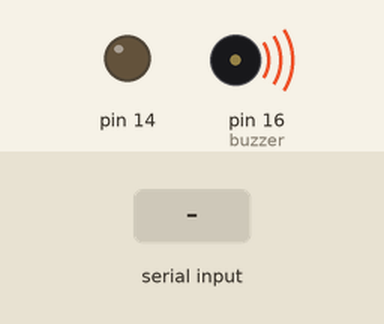
This sketch was run on a simulated Arduino Uno, built with avr-gcc and run on an emulated ATmega328P. On the bench: output pins drawn as LEDs (lit = HIGH), buzzer (waves = sounding, pin HIGH). Inputs (shaded band) come from the test bench.

Above: at 10.8 s.
10.9 s: "1" received over the second serial link
At 15.3 s:
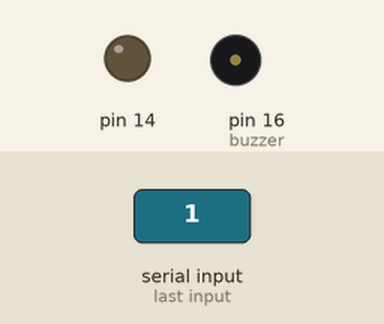
21.5 s: "0" received over the second serial link
At 30.3 s:
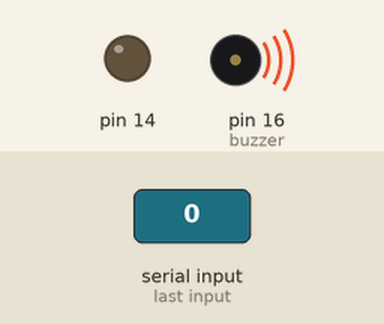
31.5 s: "2" received over the second serial link
At 35.4 s:
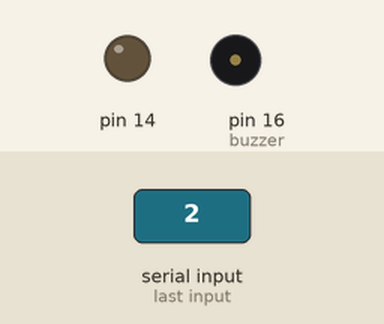
Timing chart, 0 to 41.5 s (numbered marks = the images above; inputs shaded):
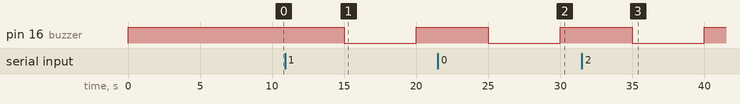

The sketch:

SmartGlasses.ino
```cpp
#include <Wire.h>  // Include Wire if you're using I2C
#include <SPI.h>  // Include SPI if you're using SPI
#include <SoftwareSerial.h>

float RT, VR, ln, TX, T0, VRT;

#define RT0 50000
#define B 3000
#define VCC 5
#define R 51000

#define PIN_RESET 3  // Connect RST to pin 9 (req. for SPI and I2C)
#define PIN_DC    4  // Connect DC to pin 8 (required for SPI)
#define PIN_CS    10 // Connect CS to pin 10 (required for SPI)
#define DC_JUMPER 0

SoftwareSerial mySerial(8,9);

String text = "";
String notif[100];
int buzzer = 16;

void setup()
{
  T0 = 20 + 273.15;
  pinMode(14, OUTPUT);
  pinMode(buzzer,OUTPUT);
  digitalWrite(14,LOW);


  //BLUETOOTH
  Serial.begin(9600);
  mySerial.begin(9600);

}

void loop()
{
  if(mySerial.available()) {
    char c = mySerial.read();
    digitalWrite(buzzer, LOW);
  }else {
    digitalWrite(buzzer, HIGH);
  }
  delay(5000);
}
/*


void getData() {
  text = "";
  boolean nieuwenotif = false;
  while(!nieuwenotif) {
          VRT = analogRead(A0);
          VRT = (5.00 / 1023.00) * VRT;
          VR = VCC - VRT;
          RT = VRT / (VR / R);

          ln = log(RT / RT0);
          TX = (1 / ((ln / B) + (1 / T0)));
          TX = TX - 273.15;

          if(TX > 24) {
            notif[0] = "Batterij";
            notif[1] = "TE";
            notif[2] = "TE WARM";
            notif[3] = "TE";
            notif[4] = "TE WARM";
            notif[5] = "TE";
            notif[6] = "TE WARM";
            nieuwenotif = true;
          }

          while(mySerial.available()) {
                  char c = mySerial.read();
                  text.concat(c);
                  text.replace("OK+CONN", "");
                  text.replace("OK+LOST", "");
                  if(text.indexOf("__") > 0) {
                        text.replace("_","");
                        for(int i = 0; i < 50; i++) {
                          if(notif[i] == "") {
                            notif[i] = text;
                            break;
                          }
                        }
                        text = "";
                  }
                  if(text == "~~") {
                    text = "";
                    nieuwenotif = true;
                  }
        }
  }
}

void showData() {
  oled.clear(PAGE);
  oled.clear(ALL);

  alertMelding();

  delay(250);

  showMelding();

  text = "";
  for(int k = 0; k < 50; k++) {
    notif[k] = "";
  }

  delay(250);
}


void alertMelding() {
  oled.rect(0,0,LCDWIDTH,LCDHEIGHT);
  oled.setCursor(LCDWIDTH/5,LCDHEIGHT/5);
  oled.print("Nieuwe");
  oled.setCursor((LCDWIDTH/5),(LCDHEIGHT/5)+10);
  oled.print("melding");
  oled.display();

  delay(200);

  oled.clear(PAGE);
  oled.clear(ALL);

  delay(200);

  oled.rect(0,0,LCDWIDTH,LCDHEIGHT);
  oled.setCursor(LCDWIDTH/5,LCDHEIGHT/5);
  oled.print("Nieuwe");
  oled.setCursor((LCDWIDTH/5),(LCDHEIGHT/5)+10);
  oled.print("melding");
  oled.display();


  delay(200);

  oled.clear(PAGE);
  oled.clear(ALL);

  delay(200);

  oled.rect(0,0,LCDWIDTH,LCDHEIGHT);
  oled.setCursor(LCDWIDTH/5,LCDHEIGHT/5);
  oled.print("Nieuwe");
  oled.setCursor((LCDWIDTH/5),(LCDHEIGHT/5)+10);
  oled.print("melding");
  oled.display();

  delay(200);

  oled.clear(PAGE);
  oled.clear(ALL);
}

void showMelding() {
  for(int j = 1; j < 50; j++) {
    if(notif[j] != "") {
      oled.clear(PAGE);
      oled.clear(ALL);

      oled.rect(0,0,LCDWIDTH,LCDHEIGHT/2);

      setTitle(notif[0]);
      setText(notif[j]);

      delay(750);
    }
  }
}


void setTitle(String t) {
  oled.setCursor(5,7);
  oled.print(t);
  oled.display();
}

void setText(String t) {
  oled.setCursor(0,(LCDHEIGHT/2)+4);
  oled.print(t);
  oled.display();
}
*/
```

Measured:
- after the input at 10.9 s, pin 16 (buzzer): HIGH → LOW after 4.1 s, → HIGH 5.0 s later
- after the input at 21.5 s, pin 16 (buzzer): HIGH → LOW after 3.5 s, → HIGH 5.0 s later
- after the input at 31.5 s, pin 16 (buzzer): HIGH → LOW after 3.5 s, → HIGH 5.0 s later
